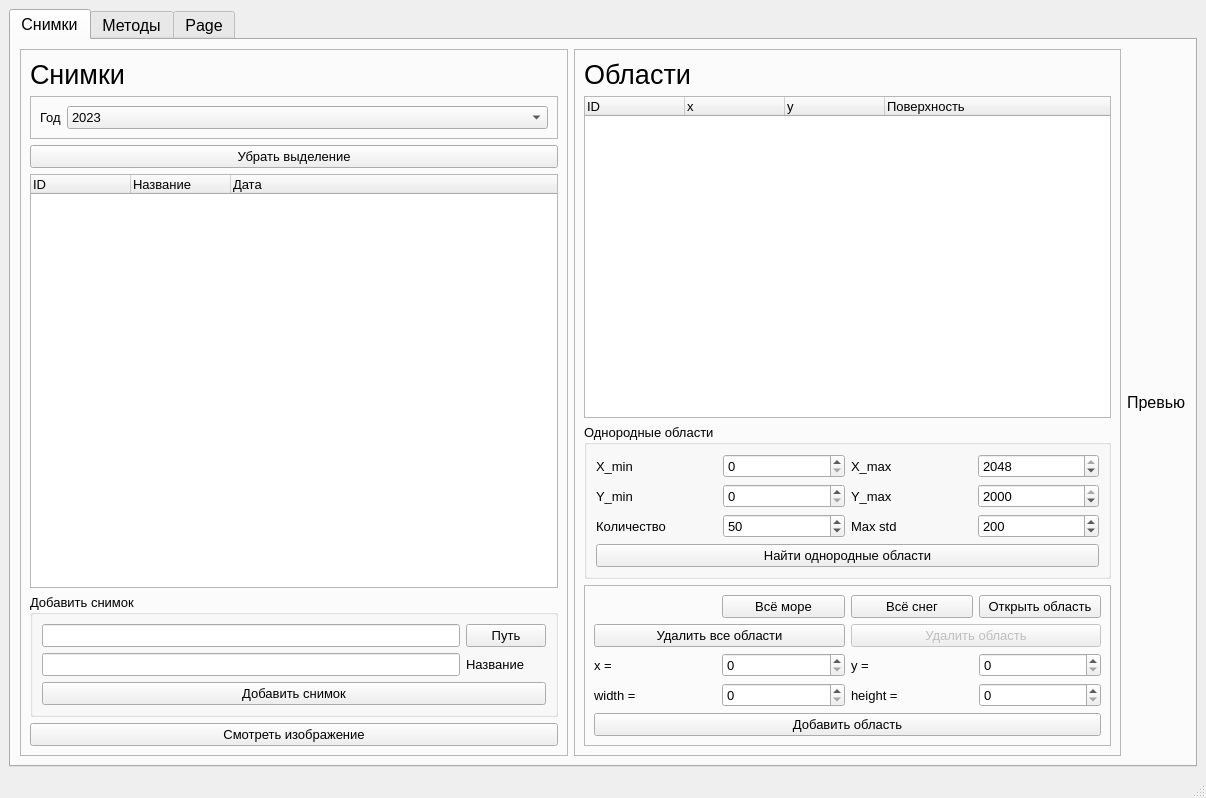
<?xml version="1.0" encoding="UTF-8"?>
<ui version="4.0">
 <class>MainWindow</class>
 <widget class="QMainWindow" name="MainWindow">
  <property name="geometry">
   <rect>
    <x>0</x>
    <y>0</y>
    <width>1206</width>
    <height>798</height>
   </rect>
  </property>
  <property name="windowTitle">
   <string>MainWindow</string>
  </property>
  <widget class="QWidget" name="centralwidget">
   <layout class="QHBoxLayout" name="horizontalLayout">
    <item>
     <widget class="QTabWidget" name="tabWidget">
      <property name="font">
       <font>
        <pointsize>12</pointsize>
       </font>
      </property>
      <property name="currentIndex">
       <number>0</number>
      </property>
      <widget class="QWidget" name="tab">
       <attribute name="title">
        <string>Снимки</string>
       </attribute>
       <layout class="QHBoxLayout" name="horizontalLayout_2">
        <item>
         <widget class="QFrame" name="frame">
          <property name="font">
           <font>
            <pointsize>10</pointsize>
           </font>
          </property>
          <property name="frameShape">
           <enum>QFrame::StyledPanel</enum>
          </property>
          <property name="frameShadow">
           <enum>QFrame::Raised</enum>
          </property>
          <layout class="QVBoxLayout" name="verticalLayout_2">
           <item>
            <widget class="QLabel" name="label">
             <property name="font">
              <font>
               <pointsize>20</pointsize>
              </font>
             </property>
             <property name="text">
              <string>Снимки</string>
             </property>
            </widget>
           </item>
           <item>
            <widget class="QFrame" name="frame_11">
             <property name="frameShape">
              <enum>QFrame::StyledPanel</enum>
             </property>
             <property name="frameShadow">
              <enum>QFrame::Raised</enum>
             </property>
             <layout class="QFormLayout" name="formLayout_2">
              <item row="0" column="0">
               <widget class="QLabel" name="label_17">
                <property name="text">
                 <string>Год</string>
                </property>
               </widget>
              </item>
              <item row="0" column="1">
               <widget class="QComboBox" name="comboBox_year">
                <item>
                 <property name="text">
                  <string>2023</string>
                 </property>
                </item>
                <item>
                 <property name="text">
                  <string>2022</string>
                 </property>
                </item>
                <item>
                 <property name="text">
                  <string>2021</string>
                 </property>
                </item>
                <item>
                 <property name="text">
                  <string>2020</string>
                 </property>
                </item>
                <item>
                 <property name="text">
                  <string>Всё</string>
                 </property>
                </item>
               </widget>
              </item>
             </layout>
            </widget>
           </item>
           <item>
            <widget class="QPushButton" name="pushButton_unselect_images">
             <property name="text">
              <string>Убрать выделение</string>
             </property>
            </widget>
           </item>
           <item>
            <widget class="QTreeWidget" name="treeWidget_images">
             <column>
              <property name="text">
               <string>ID</string>
              </property>
             </column>
             <column>
              <property name="text">
               <string>Название</string>
              </property>
             </column>
             <column>
              <property name="text">
               <string>Дата</string>
              </property>
             </column>
            </widget>
           </item>
           <item>
            <widget class="QGroupBox" name="groupBox_9">
             <property name="title">
              <string>Добавить снимок</string>
             </property>
             <layout class="QGridLayout" name="gridLayout_2">
              <item row="0" column="1">
               <widget class="QPushButton" name="pushButton_img_path">
                <property name="text">
                 <string>Путь</string>
                </property>
               </widget>
              </item>
              <item row="0" column="0">
               <widget class="QLineEdit" name="lineEdit_img_path"/>
              </item>
              <item row="2" column="0" colspan="2">
               <widget class="QPushButton" name="pushButton_add_image">
                <property name="text">
                 <string>Добавить снимок</string>
                </property>
               </widget>
              </item>
              <item row="1" column="0">
               <widget class="QLineEdit" name="lineEdit_img_name"/>
              </item>
              <item row="1" column="1">
               <widget class="QLabel" name="label_11">
                <property name="text">
                 <string>Название</string>
                </property>
               </widget>
              </item>
             </layout>
            </widget>
           </item>
           <item>
            <widget class="QPushButton" name="pushButton_see_image">
             <property name="text">
              <string>Смотреть изображение</string>
             </property>
            </widget>
           </item>
          </layout>
         </widget>
        </item>
        <item>
         <widget class="QFrame" name="frame_2">
          <property name="font">
           <font>
            <pointsize>10</pointsize>
           </font>
          </property>
          <property name="frameShape">
           <enum>QFrame::StyledPanel</enum>
          </property>
          <property name="frameShadow">
           <enum>QFrame::Raised</enum>
          </property>
          <layout class="QVBoxLayout" name="verticalLayout">
           <item>
            <widget class="QLabel" name="label_3">
             <property name="font">
              <font>
               <pointsize>20</pointsize>
              </font>
             </property>
             <property name="text">
              <string>Области</string>
             </property>
            </widget>
           </item>
           <item>
            <widget class="QTreeWidget" name="treeWidget_areas">
             <column>
              <property name="text">
               <string>ID</string>
              </property>
             </column>
             <column>
              <property name="text">
               <string>x</string>
              </property>
             </column>
             <column>
              <property name="text">
               <string>y</string>
              </property>
             </column>
             <column>
              <property name="text">
               <string>Поверхность</string>
              </property>
             </column>
            </widget>
           </item>
           <item>
            <widget class="QGroupBox" name="groupBox_10">
             <property name="title">
              <string>Однородные области</string>
             </property>
             <layout class="QGridLayout" name="gridLayout_3">
              <item row="1" column="0">
               <widget class="QLabel" name="label_14">
                <property name="text">
                 <string>Y_min</string>
                </property>
               </widget>
              </item>
              <item row="1" column="1">
               <widget class="QSpinBox" name="spinBox_ymin">
                <property name="maximum">
                 <number>2000</number>
                </property>
               </widget>
              </item>
              <item row="0" column="1">
               <widget class="QSpinBox" name="spinBox_xmin">
                <property name="maximum">
                 <number>2048</number>
                </property>
               </widget>
              </item>
              <item row="0" column="3">
               <widget class="QSpinBox" name="spinBox_xmax">
                <property name="maximum">
                 <number>2048</number>
                </property>
                <property name="value">
                 <number>2048</number>
                </property>
               </widget>
              </item>
              <item row="0" column="2">
               <widget class="QLabel" name="label_13">
                <property name="text">
                 <string>X_max</string>
                </property>
               </widget>
              </item>
              <item row="3" column="0" colspan="4">
               <widget class="QPushButton" name="pushButton_add_monotone_areas">
                <property name="text">
                 <string>Найти однородные области</string>
                </property>
               </widget>
              </item>
              <item row="0" column="0">
               <widget class="QLabel" name="label_12">
                <property name="text">
                 <string>X_min</string>
                </property>
               </widget>
              </item>
              <item row="1" column="3">
               <widget class="QSpinBox" name="spinBox_ymax">
                <property name="maximum">
                 <number>2000</number>
                </property>
                <property name="value">
                 <number>2000</number>
                </property>
               </widget>
              </item>
              <item row="1" column="2">
               <widget class="QLabel" name="label_15">
                <property name="text">
                 <string>Y_max</string>
                </property>
               </widget>
              </item>
              <item row="2" column="1">
               <widget class="QSpinBox" name="spinBox_areas_count">
                <property name="maximum">
                 <number>2000</number>
                </property>
                <property name="value">
                 <number>50</number>
                </property>
               </widget>
              </item>
              <item row="2" column="0">
               <widget class="QLabel" name="label_16">
                <property name="text">
                 <string>Количество</string>
                </property>
               </widget>
              </item>
              <item row="2" column="3">
               <widget class="QSpinBox" name="spinBox_max_std">
                <property name="maximum">
                 <number>2000</number>
                </property>
                <property name="value">
                 <number>200</number>
                </property>
               </widget>
              </item>
              <item row="2" column="2">
               <widget class="QLabel" name="label_18">
                <property name="text">
                 <string>Max std</string>
                </property>
               </widget>
              </item>
             </layout>
            </widget>
           </item>
           <item>
            <widget class="QFrame" name="frame_7">
             <property name="frameShape">
              <enum>QFrame::StyledPanel</enum>
             </property>
             <property name="frameShadow">
              <enum>QFrame::Raised</enum>
             </property>
             <layout class="QGridLayout" name="gridLayout">
              <item row="2" column="2">
               <widget class="QLabel" name="label_7">
                <property name="text">
                 <string>y =</string>
                </property>
               </widget>
              </item>
              <item row="3" column="1">
               <widget class="QSpinBox" name="spinBox_add_area_width">
                <property name="maximum">
                 <number>3000</number>
                </property>
               </widget>
              </item>
              <item row="2" column="0">
               <widget class="QLabel" name="label_2">
                <property name="text">
                 <string>x =</string>
                </property>
               </widget>
              </item>
              <item row="3" column="0">
               <widget class="QLabel" name="label_8">
                <property name="text">
                 <string>width =</string>
                </property>
               </widget>
              </item>
              <item row="2" column="3">
               <widget class="QSpinBox" name="spinBox_add_area_y">
                <property name="maximum">
                 <number>3000</number>
                </property>
               </widget>
              </item>
              <item row="2" column="1">
               <widget class="QSpinBox" name="spinBox_add_area_x">
                <property name="maximum">
                 <number>3000</number>
                </property>
               </widget>
              </item>
              <item row="3" column="3">
               <widget class="QSpinBox" name="spinBox_add_area_height">
                <property name="maximum">
                 <number>3000</number>
                </property>
               </widget>
              </item>
              <item row="3" column="2">
               <widget class="QLabel" name="label_9">
                <property name="text">
                 <string>height =</string>
                </property>
               </widget>
              </item>
              <item row="1" column="2" colspan="2">
               <widget class="QPushButton" name="pushButton_del_area">
                <property name="enabled">
                 <bool>false</bool>
                </property>
                <property name="text">
                 <string>Удалить область</string>
                </property>
               </widget>
              </item>
              <item row="1" column="0" colspan="2">
               <widget class="QPushButton" name="pushButton_del_all_areas">
                <property name="enabled">
                 <bool>true</bool>
                </property>
                <property name="text">
                 <string>Удалить все области</string>
                </property>
               </widget>
              </item>
              <item row="6" column="0" colspan="4">
               <widget class="QPushButton" name="pushButton_add_area">
                <property name="text">
                 <string>Добавить область</string>
                </property>
               </widget>
              </item>
              <item row="0" column="1">
               <widget class="QPushButton" name="pushButton_all_sea">
                <property name="enabled">
                 <bool>true</bool>
                </property>
                <property name="text">
                 <string>Всё море</string>
                </property>
               </widget>
              </item>
              <item row="0" column="2">
               <widget class="QPushButton" name="pushButton_all_snow">
                <property name="enabled">
                 <bool>true</bool>
                </property>
                <property name="text">
                 <string>Всё снег</string>
                </property>
               </widget>
              </item>
              <item row="0" column="3">
               <widget class="QPushButton" name="pushButton_open_area">
                <property name="text">
                 <string>Открыть область</string>
                </property>
               </widget>
              </item>
             </layout>
            </widget>
           </item>
          </layout>
         </widget>
        </item>
        <item>
         <widget class="ImageLabel" name="label_preview">
          <property name="sizePolicy">
           <sizepolicy hsizetype="Preferred" vsizetype="Fixed">
            <horstretch>0</horstretch>
            <verstretch>0</verstretch>
           </sizepolicy>
          </property>
          <property name="text">
           <string>Превью</string>
          </property>
         </widget>
        </item>
       </layout>
      </widget>
      <widget class="QWidget" name="tab_2">
       <attribute name="title">
        <string>Методы</string>
       </attribute>
       <layout class="QHBoxLayout" name="horizontalLayout_3">
        <item>
         <widget class="QFrame" name="frame_12">
          <property name="frameShape">
           <enum>QFrame::StyledPanel</enum>
          </property>
          <property name="frameShadow">
           <enum>QFrame::Raised</enum>
          </property>
          <layout class="QVBoxLayout" name="verticalLayout_7">
           <item>
            <widget class="QLabel" name="label_19">
             <property name="font">
              <font>
               <pointsize>20</pointsize>
              </font>
             </property>
             <property name="text">
              <string>Методы анализа</string>
             </property>
            </widget>
           </item>
           <item>
            <widget class="QListWidget" name="listWidget_tasks_database"/>
           </item>
          </layout>
         </widget>
        </item>
        <item>
         <widget class="QGroupBox" name="groupBox">
          <property name="sizePolicy">
           <sizepolicy hsizetype="Preferred" vsizetype="Fixed">
            <horstretch>0</horstretch>
            <verstretch>0</verstretch>
           </sizepolicy>
          </property>
          <property name="font">
           <font>
            <pointsize>12</pointsize>
           </font>
          </property>
          <property name="title">
           <string>Параметры анализа</string>
          </property>
          <layout class="QGridLayout" name="gridLayout_4">
           <item row="2" column="0">
            <widget class="QComboBox" name="comboBox">
             <item>
              <property name="text">
               <string>Зеркало 1</string>
              </property>
             </item>
             <item>
              <property name="text">
               <string>Зеркало 2</string>
              </property>
             </item>
            </widget>
           </item>
           <item row="2" column="1">
            <widget class="QComboBox" name="comboBox_2">
             <item>
              <property name="text">
               <string>Вода</string>
              </property>
             </item>
             <item>
              <property name="text">
               <string>Лёд</string>
              </property>
             </item>
            </widget>
           </item>
           <item row="1" column="0" colspan="2">
            <widget class="QCheckBox" name="checkBox_save_colored_image">
             <property name="text">
              <string>Сохранять изображения снимков</string>
             </property>
            </widget>
           </item>
           <item row="0" column="0" colspan="2">
            <widget class="QCheckBox" name="checkBox_draw_graphs">
             <property name="text">
              <string>Рисовать графики</string>
             </property>
            </widget>
           </item>
           <item row="3" column="0" colspan="2">
            <widget class="QPushButton" name="pushButton_start">
             <property name="font">
              <font>
               <pointsize>15</pointsize>
              </font>
             </property>
             <property name="text">
              <string>Запустить анализ!</string>
             </property>
            </widget>
           </item>
           <item row="4" column="0" colspan="2">
            <widget class="QPushButton" name="pushButton_open_results_folder">
             <property name="text">
              <string>Открыть папку с результатами</string>
             </property>
            </widget>
           </item>
          </layout>
         </widget>
        </item>
       </layout>
      </widget>
      <widget class="QWidget" name="tab_3">
       <attribute name="title">
        <string>Page</string>
       </attribute>
       <layout class="QHBoxLayout" name="horizontalLayout_4">
        <item>
         <widget class="QFrame" name="frame_6">
          <property name="frameShape">
           <enum>QFrame::StyledPanel</enum>
          </property>
          <property name="frameShadow">
           <enum>QFrame::Raised</enum>
          </property>
          <layout class="QVBoxLayout" name="verticalLayout_5">
           <item>
            <widget class="QLabel" name="label_6">
             <property name="font">
              <font>
               <pointsize>20</pointsize>
              </font>
             </property>
             <property name="text">
              <string>Методы снимков</string>
             </property>
            </widget>
           </item>
           <item>
            <widget class="QListWidget" name="listWidget_tasks_images"/>
           </item>
          </layout>
         </widget>
        </item>
        <item>
         <widget class="QFrame" name="frame_5">
          <property name="frameShape">
           <enum>QFrame::StyledPanel</enum>
          </property>
          <property name="frameShadow">
           <enum>QFrame::Raised</enum>
          </property>
          <layout class="QVBoxLayout" name="verticalLayout_4">
           <item>
            <widget class="QLabel" name="label_5">
             <property name="font">
              <font>
               <pointsize>20</pointsize>
              </font>
             </property>
             <property name="text">
              <string>Методы областей</string>
             </property>
            </widget>
           </item>
           <item>
            <widget class="QListWidget" name="listWidget_tasks_areas"/>
           </item>
          </layout>
         </widget>
        </item>
        <item>
         <widget class="QFrame" name="frame_8">
          <property name="frameShape">
           <enum>QFrame::StyledPanel</enum>
          </property>
          <property name="frameShadow">
           <enum>QFrame::Raised</enum>
          </property>
          <layout class="QVBoxLayout" name="verticalLayout_6">
           <item>
            <widget class="QLabel" name="label_10">
             <property name="font">
              <font>
               <pointsize>20</pointsize>
              </font>
             </property>
             <property name="text">
              <string>Методы мультиснимков</string>
             </property>
            </widget>
           </item>
           <item>
            <widget class="QListWidget" name="listWidget_tasks_multi_images"/>
           </item>
          </layout>
         </widget>
        </item>
       </layout>
      </widget>
     </widget>
    </item>
   </layout>
  </widget>
  <widget class="QStatusBar" name="statusbar"/>
 </widget>
 <customwidgets>
  <customwidget>
   <class>ImageLabel</class>
   <extends>QLabel</extends>
   <header>ImageLabel.h</header>
  </customwidget>
 </customwidgets>
 <resources/>
 <connections/>
</ui>
